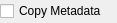
<?xml version="1.0" encoding="UTF-8"?>
<ui version="4.0">
 <class>MetadataCheckBox</class>
 <widget class="QWidget" name="MetadataCheckBox">
  <property name="geometry">
   <rect>
    <x>0</x>
    <y>0</y>
    <width>117</width>
    <height>23</height>
   </rect>
  </property>
  <property name="windowTitle">
   <string>Form</string>
  </property>
  <layout class="QVBoxLayout" name="verticalLayout">
   <property name="leftMargin">
    <number>0</number>
   </property>
   <property name="topMargin">
    <number>0</number>
   </property>
   <property name="rightMargin">
    <number>0</number>
   </property>
   <property name="bottomMargin">
    <number>0</number>
   </property>
   <item>
    <widget class="QCheckBox" name="metadataCheckBox">
     <property name="text">
      <string>Copy Metadata</string>
     </property>
    </widget>
   </item>
  </layout>
 </widget>
 <resources/>
 <connections/>
</ui>
